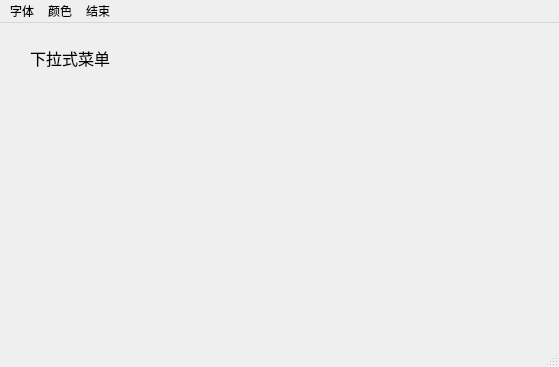
<?xml version="1.0" encoding="UTF-8"?>
<ui version="4.0">
 <class>MainWindow</class>
 <widget class="QMainWindow" name="MainWindow">
  <property name="geometry">
   <rect>
    <x>0</x>
    <y>0</y>
    <width>559</width>
    <height>367</height>
   </rect>
  </property>
  <property name="windowTitle">
   <string>下拉式菜单示例</string>
  </property>
  <widget class="QWidget" name="centralwidget">
   <widget class="QLabel" name="label">
    <property name="geometry">
     <rect>
      <x>30</x>
      <y>20</y>
      <width>111</width>
      <height>31</height>
     </rect>
    </property>
    <property name="font">
     <font>
      <family>微软雅黑</family>
      <pointsize>12</pointsize>
      <weight>50</weight>
      <bold>false</bold>
     </font>
    </property>
    <property name="text">
     <string>下拉式菜单</string>
    </property>
    <property name="textFormat">
     <enum>Qt::RichText</enum>
    </property>
    <property name="scaledContents">
     <bool>false</bool>
    </property>
    <property name="wordWrap">
     <bool>false</bool>
    </property>
   </widget>
  </widget>
  <widget class="QStatusBar" name="statusbar"/>
  <widget class="QMenuBar" name="menuBar">
   <property name="geometry">
    <rect>
     <x>0</x>
     <y>0</y>
     <width>559</width>
     <height>20</height>
    </rect>
   </property>
   <widget class="QMenu" name="menu">
    <property name="title">
     <string>字体</string>
    </property>
    <widget class="QMenu" name="menu_text">
     <property name="title">
      <string>文本风格</string>
     </property>
     <addaction name="action_1"/>
     <addaction name="action_2"/>
     <addaction name="action_3"/>
    </widget>
    <addaction name="action_name"/>
    <addaction name="menu_text"/>
   </widget>
   <widget class="QMenu" name="menu_2">
    <property name="title">
     <string>颜色</string>
    </property>
    <addaction name="actioncolor"/>
   </widget>
   <widget class="QMenu" name="menu_3">
    <property name="title">
     <string>结束</string>
    </property>
    <addaction name="actionexit"/>
   </widget>
   <addaction name="menu"/>
   <addaction name="menu_2"/>
   <addaction name="menu_3"/>
  </widget>
  <action name="action_name">
   <property name="text">
    <string>字体名称</string>
   </property>
  </action>
  <action name="action_1">
   <property name="text">
    <string>粗体</string>
   </property>
  </action>
  <action name="action_2">
   <property name="text">
    <string>斜体</string>
   </property>
  </action>
  <action name="action_3">
   <property name="text">
    <string>下划线</string>
   </property>
  </action>
  <action name="actioncolor">
   <property name="text">
    <string>颜色设置</string>
   </property>
  </action>
  <action name="actionexit">
   <property name="text">
    <string>退出</string>
   </property>
  </action>
 </widget>
 <resources/>
 <connections/>
</ui>
